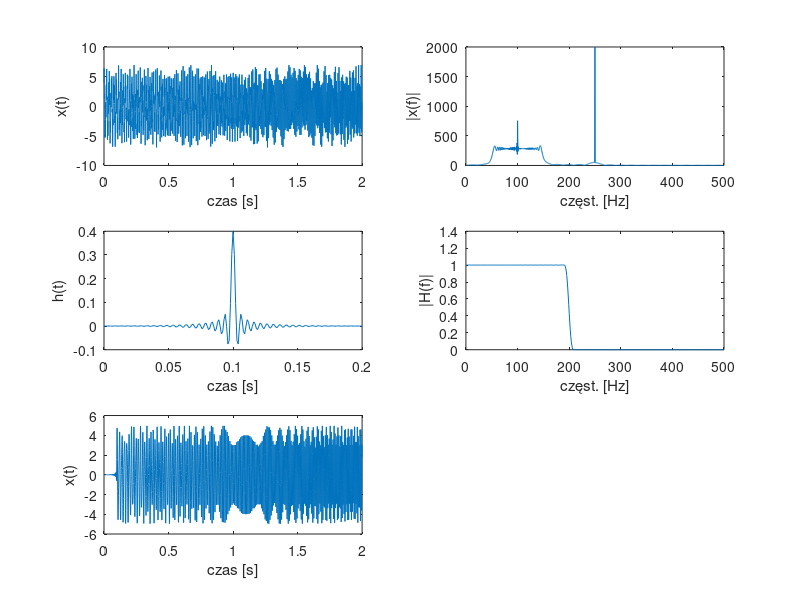

The MATLAB script that drew this image: (Note: this script raises an error after producing the figure.)
clear;
fp = 1000;
N = 2000;
t = 0 : 1/fp : (N-1)/fp;

x = 2*sin(2*pi*250*t) + sin(2*pi*100*t) + 4*chirp(t,50,(N-1)/fp, 150);

figure(1);
subplot(3,2,1);
plot(t,x);
xlabel('czas [s]');
ylabel('x(t)');

%transformata Fouriera
Nf = 2^11;
v = fft(x,Nf);
w = abs(v);
N21 = Nf/2+1; % połowa przedziału 
f = linspace(0,fp/2,N21);
subplot(3,2,2);
plot(f,w(1:N21)); %wybieramy od 1 do połowy
xlabel('częst. [Hz]');
ylabel('|x(f)|');
% wykres transformaty zawsze jest symetryczny: powielenie widma np. f -> fp-f
% problem można rozwiązać zakładając prawidłowe f <= fp/2 lub fp >= 2f
% -> (rysujemy tylko połowę przedziału częst.) 
% problem wynika z konwersji analogowej -> cyfrowej sygnłów przed transf.
% transformata działa na zasadzie przybliżenia x = sigma(Li*xi)

%filtr dolno przepustowy (ogranicza częst.)
M = 201;
h = fir1(M-1,0.4); %problem brak add-ona ( współczynnik określa miejsce odcięcia )
th = 0 : 1/fp : (M-1)/fp;
subplot(3,2,3);
plot(th, h);
xlabel('czas [s]');
ylabel('h(t)');

Nfh = 2^10; %rząd transformaty
v = fft(h,Nfh);
wh = abs(v);
N21h = Nfh/2+1;
fh = linspace(0,fp/2,N21h);
subplot(3,2,4);
plot(fh, wh(1:N21h));
xlabel('częst. [Hz]');
ylabel('|H(f)|');

y = filter(h,1,x);
ty = 0 : 1/fp : (N-1)/fp;
subplot(3,2,5);
plot(ty,y);
xlabel('czas [s]');
ylabel('x(t)');

Nft = 2^11;
v = fft(y,Nft);
wy = abs(v);
N21y = Nfy/2+1;
fy = linespace(0,fp/2,N21y);
subplot(3,2,6);
plot(fy,wy(1,N21y));
xlabel('częst. [Hz]');
ylabel('|Y(f)|');

